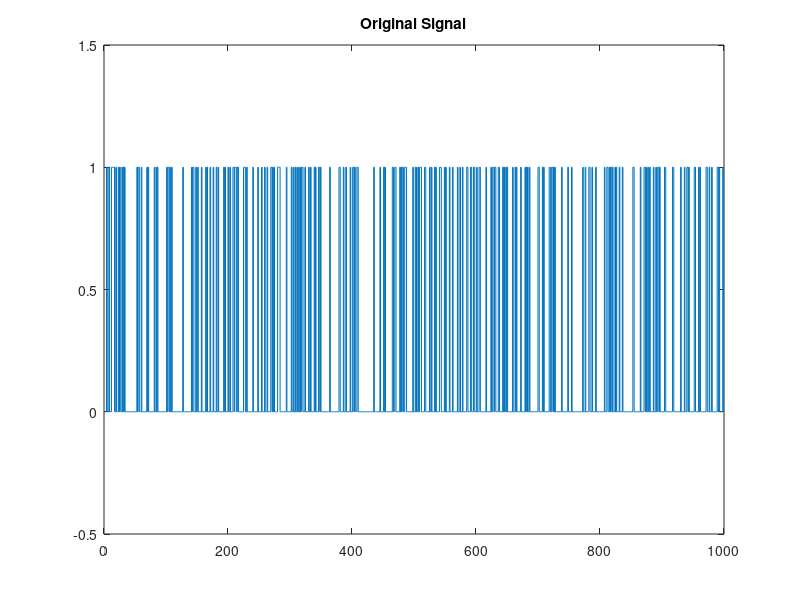
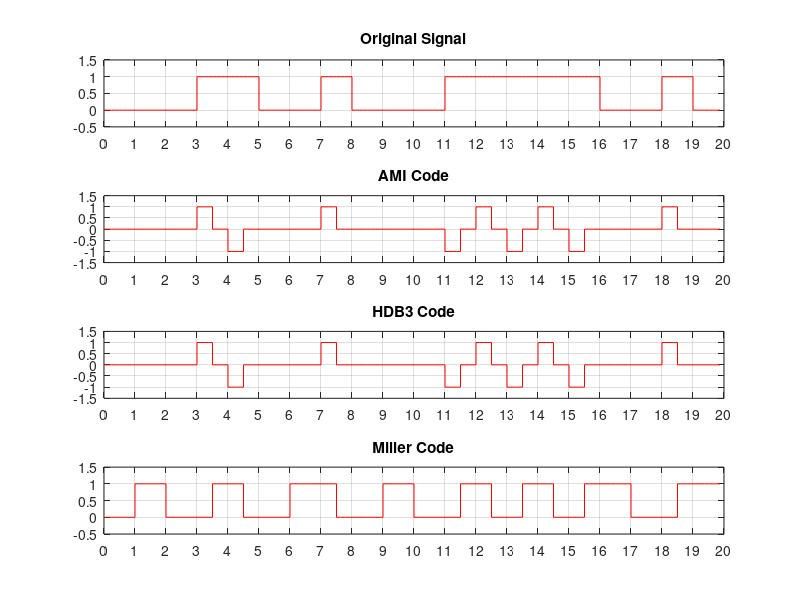
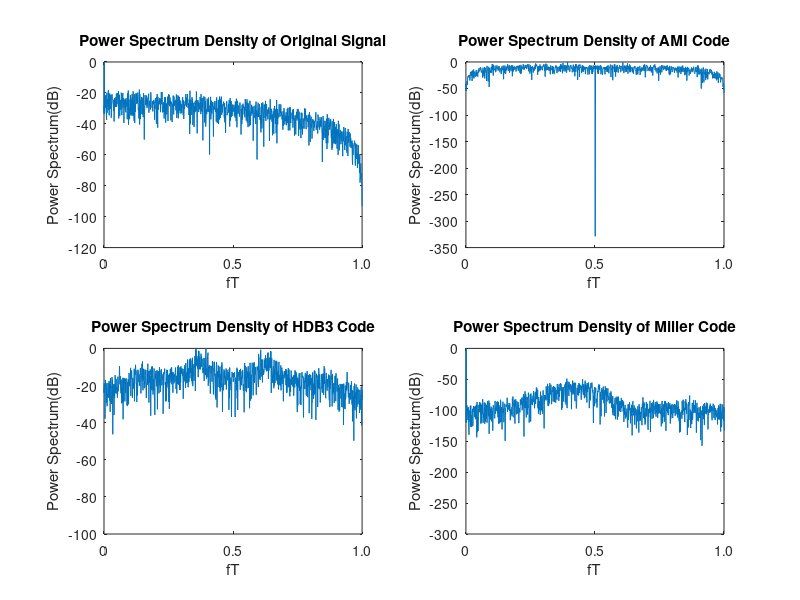

Here is the MATLAB script that generated these plots, in order:
% Created by Huang Lu, Department of Electronic Engineering, Tsinghua University
% 2015/10/30, Friday, Beijing
% Code for Homework 3 of Communication and Network

% Generate the Source Signal
clear all; close all; clc;
p0 = 0.8;                       % Probability of 0
x0 = rand(1,1000);              % Uniform Distribution in [0,1]
x0(x0<p0) = 0;                  % Get the Source Signal
x0(x0>=p0) = 1;
figure(1); stairs(x0)
title('Original Signal')
set(gca,'Ylim', [-0.5, 1.5])

% AMI Code
c1 = [1, 0];
c2 = [0, 0];
c3 = [-1, 0];
AMI_code = zeros(1, 2000);   % AMI Code with Returning to 0
f1 = x0(1);                   % Initial the fk, fk = fk-1 = x(0)    
for m = 1:1:1000
    f0 = f1;                    % Update fk-1
    f1 = ~(x0(m)==f0);          % Update fk
    if x0(m) == 0               % Get AMI Code
        AMI_code(2*m-1:2*m) = c2;
    else
        if f1 == 1
            AMI_code(2*m-1:2*m) = c1;
        else
            AMI_code(2*m-1:2*m) = c3;
        end
    end
    
end

% HDB3 Code
HDB3_code = AMI_code;
h1 = [1, 0, 0, 0, 0, 0, 1, 0];
h2 = [-1, 0, 0, 0, 0, 0, -1, 0];
for m = 1:2:1993
    if HDB3_code(m+6) ~= 0
        for n = m+4:-2:1
            if HDB3_code(n) ~= 0
                flag = HDB3_code(n);
                if  HDB3_code(m+6) == flag
                    HDB3_code(m+6) = -flag;
                end
                break;
            end
        end
    end
    if HDB3_code(m:m+7) == [0, 0, 0, 0, 0, 0, 0, 0]
        if m == 1
            HDB3_code(m:m+7) = h1;
        else
            if HDB3_code(m-2) == 1
                HDB3_code(m:m+7) = h2;
            else 
                HDB3_code(m:m+7) = h1;
            end
        end
    end
end

% Miller Code
Miller_code = zeros(1, 2000);
m = 1;
while(m<=1000)
    if x0(m) == 1
        if m > 1
            if Miller_code(2*m-2) == 1;
                Miller_code(2*m-1:2*m) = [1, 0];
            else
                Miller_code(2*m-1:2*m) = [0, 1];
            end
        else
            Miller_code(2*m-1:2*m) = [0, 1];
        end
        m = m + 1;
    elseif (m < 1000) & (x0(m:m+1) == [0, 0])
        if m > 1
            if Miller_code(2*m-2) == x0(m-1)
                Miller_code(2*m-1:2*m+2) = [1, 1, 0, 0];
            else
                Miller_code(2*m-1:2*m+2) = [0, 0, 1, 1];
            end
        else
            Miller_code(2*m-1:2*m+2) = [0, 0, 1, 1];
        end
        m = m + 2;
    else
        if m > 1
            if Miller_code(2*m-2) ~= x0(m-1)
                Miller_code(2*m-1:2*m) = [0, 0];
            else
                Miller_code(2*m-1:2*m) = [1, 1];
            end
        else
            Miller_code(2*m-1:2*m) = [0, 0];
        end
        m = m + 1;
    end
end

% Sample by x8
xx0 = zeros(1, 8000);
xx_AMI = zeros(1, 8000);
xx_HDB3 = zeros(1, 8000);
xx_Miller = zeros(1, 8000);
for m = 1:length(x0)
    if x0(m) == 1
        xx0((m-1)*8+1:m*8) = [1,1,1,1,1,1,1,1];
    end
end
clear x0;
for m = 1:length(AMI_code)
    if AMI_code(m) == 1;
        xx_AMI((m-1)*4+1:m*4) = [1,1,1,1];
    elseif AMI_code(m) == -1;
        xx_AMI((m-1)*4+1:m*4) = [-1,-1,-1,-1];
    end
end
clear AMI_code;
for m = 1:length(HDB3_code)
    if HDB3_code(m) == 1;
        xx_HDB3((m-1)*4+1:m*4) = [1,1,1,1];
    elseif HDB3_code(m) == -1;
        xx_HDB3((m-1)*4+1:m*4) = [-1,-1,-1,-1];
    end
end
clear HDB3_code
for m = 1:length(Miller_code)
    if Miller_code(m) == 1;
        xx_Miller((m-1)*4+1:m*4) = [1,1,1,1];
    end
end
clear Miller_code

figure(2); 
subplot(4,1,1); stairs(xx0(1:160),'r'); % Figure of the Original Signal
title('Original Signal')
set(gca,'Ylim', [-0.5, 1.5])
set(gca,'Xlim', [1, 161])
set(gca,'xtick',[1:8:161],'xticklabel',[0:1:20]) 
grid on;
subplot(4,1,2); stairs(xx_AMI(1:160),'r');% Figure of the AMI Code
title('AMI Code')
set(gca,'Ylim', [-1.5, 1.5])
set(gca,'Xlim', [1, 161])
set(gca,'xtick',[1:8:161],'xticklabel',[0:1:20]) 
grid on;
subplot(4,1,3); stairs(xx_HDB3(1:160),'r');% Figure of the HDB3 Code
title('HDB3 Code')
set(gca,'Ylim', [-1.5, 1.5])
set(gca,'Xlim', [1, 161])
set(gca,'xtick',[1:8:161],'xticklabel',[0:1:20]) 
grid on;
subplot(4,1,4); stairs(xx_Miller(1:160),'r');% Figure of the Miller Code
title('Miller Code')
set(gca,'Ylim', [-0.5, 1.5])
set(gca,'Xlim', [1, 161])
set(gca,'xtick',[1:8:161],'xticklabel',[0:1:20]) 
grid on;


% Power Spectrum Density
figure(3)
X0 = fftshift(fft(xx0));
X0 = abs(X0).^2;
X0 = 10*log10(X0/max(X0));
subplot(2,2,1); plot(X0)
title('Power Spectrum Density of Original Signal');
xlabel('fT'), ylabel('Power Spectrum(dB)')
set(gca, 'Xlim', [4000,5000])
set(gca,'xtick',[4000:500:5000],'xticklabel',{'0', '0.5', '1.0'}) 
clear xx0 X0
X_AMI = fftshift(fft(xx_AMI));
X_AMI = abs(X_AMI).^2;
X_AMI = 10*log10(X_AMI/max(X_AMI));
subplot(2,2,2); plot(X_AMI)
title('Power Spectrum Density of AMI Code');
xlabel('fT'), ylabel('Power Spectrum(dB)')
set(gca, 'Xlim', [4000,5000])
set(gca,'xtick',[4000:500:5000],'xticklabel',{'0', '0.5', '1.0'}) 
clear xx_AMI X_AMI
X_HDB3 = fftshift(fft(xx_HDB3));
X_HDB3 = abs(X_HDB3).^2;
X_HDB3 = 10*log10(X_HDB3/max(X_HDB3));
subplot(2,2,3); plot(X_HDB3)
title('Power Spectrum Density of HDB3 Code');
xlabel('fT'), ylabel('Power Spectrum(dB)')
set(gca, 'Xlim', [4000,5000])
set(gca,'xtick',[4000:500:5000],'xticklabel',{'0', '0.5', '1.0'}) 
clear xx_HDB3 X_HDB3
X_Miller = fftshift(fft(xx_Miller));
X_Miller = abs(X_Miller).^2;
X_Miller = 10*log(X_Miller/max(X_Miller));
subplot(2,2,4); plot(X_Miller)
title('Power Spectrum Density of Miller Code');
xlabel('fT'), ylabel('Power Spectrum(dB)')
set(gca, 'Xlim', [4000,5000])
set(gca,'xtick',[4000:500:5000],'xticklabel',{'0', '0.5', '1.0'}) 
clear all;
